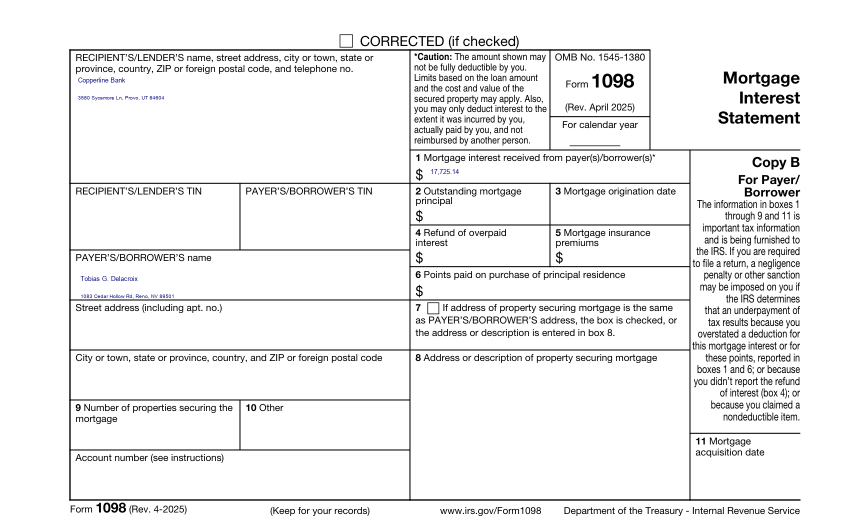
#> input picture eval/testset/1098_clean_01.png, 1700 x 1057 px (shown at 1/2 size)
$ python preprocess.py ../eval/testset/1098_clean_01.png ../eval/testset/1098_clean_02.png
#> lines starting #> are read from the running program, lines starting #| are printed output that depends on the picture; after the words box and inside, x2 and y2 are one past the last pixel; in counts of white or black regions, pixels touching at a corner belong together
"""Deterministic image preprocessing for KeepBook document intake.

Public entry point:  ``preprocess(image_bytes) -> image_bytes``

Purpose
-------
gemma4:e4b reads clean form scans well but collapses on "phone photo"
variants (perspective warp, rotation, desk-background framing, shadow /
vignette, blur, noise, JPEG). eval/augment.py is exactly what produced those
variants, so this module inverts the same transforms, in the reverse of the
physical order they were applied:

    codec/sensor/optics  -> can't undo, but contrast can be recovered
    scene lighting        -> illumination flattening (kills shadow + vignette)
    desk framing          -> detect the page against the desk and crop it out
    perspective + rotation-> 4-point warp back to an axis-aligned rectangle

Safety contract (the good case must never get worse)
----------------------------------------------------
A clean scan fills the frame with a white page and has NO dark desk border.
Page detection therefore finds a quad that covers ~the whole frame, and the
geometric stage is skipped. Illumination flattening is a divide-by-background
gain map, which is ~identity on an already-flat white page. Every stage is
wrapped so that on ANY failure (or any doubt about the detection) the original
bytes are returned unchanged. Determinism: no randomness anywhere.
"""

import io

import cv2
import numpy as np
from PIL import Image

# ---------------------------------------------------------------------------
# Tunables (all deterministic; chosen against eval/testset photo variants)
# ---------------------------------------------------------------------------
# Page detection: a detected quad must cover at least this fraction of the
# frame to be a plausible document (guards against cropping to a stray blob),
# and if it covers MORE than the "fills frame" fraction we treat the image as a
# clean full-frame scan and skip the geometric warp entirely.
_MIN_PAGE_AREA_FRAC = 0.20
_FILLS_FRAME_AREA_FRAC = 0.97
# A clean scan also has almost no dark desk pixels. If the fraction of "dark"
# pixels (page-vs-desk split by Otsu) is below this, there is no desk to remove.
_DESK_PIXEL_FRAC = 0.02
# Long side (px) the page is upscaled to if the cropped region is smaller, so
# small text survives the vision encoder's internal downsample.
_UPSCALE_LONG_SIDE = 1600
# White-point normalization percentiles.
_WHITE_PCT = 99.0
_BLACK_PCT = 2.0


# ---------------------------------------------------------------------------
# Decode / encode
# ---------------------------------------------------------------------------
def _decode(image_bytes: bytes):
    """bytes -> BGR uint8 array, or None if undecodable."""
    arr = np.frombuffer(image_bytes, dtype=np.uint8)
    img = cv2.imdecode(arr, cv2.IMREAD_COLOR)
    return img  # None on failure


def _encode_png(img) -> bytes:
    """BGR uint8 array -> PNG bytes (lossless; no new codec artifacts)."""
    ok, buf = cv2.imencode(".png", img)
    if not ok:
        raise RuntimeError("cv2.imencode failed")
    return buf.tobytes()


# ---------------------------------------------------------------------------
# Page detection
# ---------------------------------------------------------------------------
def _order_quad(pts: np.ndarray) -> np.ndarray:
    """Order 4 points as [top-left, top-right, bottom-right, bottom-left]."""
    pts = pts.reshape(4, 2).astype(np.float32)
    s = pts.sum(axis=1)
    d = np.diff(pts, axis=1).reshape(-1)
    return np.array(
        [
            pts[np.argmin(s)],  # tl: smallest x+y
            pts[np.argmin(d)],  # tr: smallest y-x
            pts[np.argmax(s)],  # br: largest x+y
            pts[np.argmax(d)],  # bl: largest y-x
        ],
        dtype=np.float32,
    )


def _detect_page(img):
    """Find the document page against the desk.

    Returns (quad_or_None, dark_frac). ``quad`` is 4 ordered corners of the
    page; ``dark_frac`` is the fraction of the frame that reads as desk (used to
    tell a framed photo from a full-frame clean scan).
    """
    h, w = img.shape[:2]
    gray = cv2.cvtColor(img, cv2.COLOR_BGR2GRAY)
    # Otsu split: page (bright) vs desk (dark). THRESH_BINARY -> page = 255.
    blur = cv2.GaussianBlur(gray, (5, 5), 0)
    _, mask = cv2.threshold(blur, 0, 255, cv2.THRESH_BINARY + cv2.THRESH_OTSU)
    dark_frac = float((mask == 0).sum()) / float(h * w)

    # Close small holes (form gridlines) so the page is one solid blob.
    k = max(3, int(0.01 * min(h, w)) | 1)
    kernel = cv2.getStructuringElement(cv2.MORPH_ELLIPSE, (k, k))
    mask = cv2.morphologyEx(mask, cv2.MORPH_CLOSE, kernel)

    contours, _ = cv2.findContours(mask, cv2.RETR_EXTERNAL, cv2.CHAIN_APPROX_SIMPLE)
    if not contours:
        return None, dark_frac
    c = max(contours, key=cv2.contourArea)
    area_frac = cv2.contourArea(c) / float(h * w)
    if area_frac < _MIN_PAGE_AREA_FRAC:
        return None, dark_frac

    peri = cv2.arcLength(c, True)
    approx = cv2.approxPolyDP(c, 0.02 * peri, True)
    if len(approx) == 4 and cv2.isContourConvex(approx):
        return _order_quad(approx), dark_frac

    # Not a clean quad — fall back to the min-area (rotated) rectangle so we can
    # still deskew. Only trust it if it explains most of the contour (else the
    # page outline is too irregular to safely warp).
    rect = cv2.minAreaRect(c)
    box = cv2.boxPoints(rect)
    if cv2.contourArea(box.astype(np.float32)) > 0 and (
        cv2.contourArea(c) / cv2.contourArea(box.astype(np.float32)) > 0.85
    ):
        return _order_quad(box), dark_frac
    return None, dark_frac


def _warp_to_page(img, quad):
    """Perspective-warp the page quad to an axis-aligned rectangle."""
    tl, tr, br, bl = quad
    wa = np.linalg.norm(br - bl)
    wb = np.linalg.norm(tr - tl)
    ha = np.linalg.norm(tr - br)
    hb = np.linalg.norm(tl - bl)
    out_w = int(round(max(wa, wb)))
    out_h = int(round(max(ha, hb)))
    if out_w < 8 or out_h < 8:
        return None
    dst = np.array(
        [[0, 0], [out_w - 1, 0], [out_w - 1, out_h - 1], [0, out_h - 1]],
        dtype=np.float32,
    )
    m = cv2.getPerspectiveTransform(quad, dst)
    return cv2.warpPerspective(
        img, m, (out_w, out_h), flags=cv2.INTER_CUBIC, borderMode=cv2.BORDER_REPLICATE
    )


# ---------------------------------------------------------------------------
# Illumination + contrast
# ---------------------------------------------------------------------------
def _flatten_illumination(img):
    """Divide out a large-scale background estimate to kill shadow + vignette.

    Color-preserving: one luminance gain map is applied to all channels, so an
    already-flat white page (gain ~= 1 everywhere) is essentially untouched.
    """
    h, w = img.shape[:2]
    gray = cv2.cvtColor(img, cv2.COLOR_BGR2GRAY).astype(np.float32)
    # Background = heavy blur (kernel ~ 1/8 of the long side, odd).
    ksize = max(3, (int(0.125 * max(h, w)) | 1))
    bg = cv2.GaussianBlur(gray, (ksize, ksize), 0)
    bg = np.clip(bg, 1.0, None)
    target = float(np.percentile(bg, 90))  # the paper-white level
    gain = np.clip(target / bg, 0.5, 2.0)
    out = img.astype(np.float32) * gain[:, :, None]
    return np.clip(out, 0, 255).astype(np.uint8)


def _normalize_white_point(img):
    """Gentle levels stretch: push paper to true white, keep ink dark.

    Uses robust percentiles so a few dark form lines / bright specks don't blow
    out the mapping. ~identity on an image whose paper is already white.
    """
    gray = cv2.cvtColor(img, cv2.COLOR_BGR2GRAY)
    lo = float(np.percentile(gray, _BLACK_PCT))
    hi = float(np.percentile(gray, _WHITE_PCT))
    if hi - lo < 20:  # too little dynamic range to trust; leave it alone
        return img
    scale = 255.0 / (hi - lo)
    out = (img.astype(np.float32) - lo) * scale
    return np.clip(out, 0, 255).astype(np.uint8)


def _upscale_if_small(img):
    h, w = img.shape[:2]
    long_side = max(h, w)
    if long_side >= _UPSCALE_LONG_SIDE:
        return img
    scale = _UPSCALE_LONG_SIDE / float(long_side)
    return cv2.resize(
        img, (int(round(w * scale)), int(round(h * scale))), interpolation=cv2.INTER_CUBIC
    )


# ---------------------------------------------------------------------------
# Public entry point
# ---------------------------------------------------------------------------
def preprocess(image_bytes: bytes) -> bytes:
    """Clean up a document photo so the vision model can read it.

    Deterministic. Safe on already-clean scans (geometric stage self-skips when
    the page fills the frame). Returns the ORIGINAL bytes unchanged on any
    failure, so it can never break or degrade the pipeline.
    """
    try:
        img = _decode(image_bytes)
#> in _decode, img is the input picture: shape (1057, 1700, 3); mean B, G, R 240, 239.9, 239.9
        if img is None:
            return image_bytes

        # --- Geometric: crop the page off the desk + deskew, only for photos ---
        try:
            quad, dark_frac = _detect_page(img)
#> in _detect_page, `_, mask = cv2.threshold(blur, 0, 255, cv2.THRESH_BINARY + cv2.THRESH_O..`:
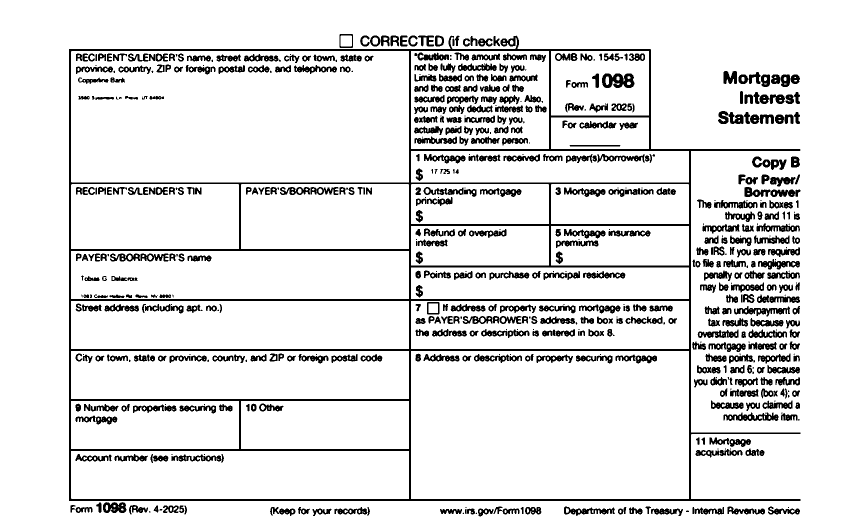
#> mask: shape (1057, 1700) (shown at 1/2 size); 89.2% white; 641 black regions (128 under 20 px), largest, box (x1, y1, x2, y2) and area: (138, 71, 1601, 1002) 54804, (1204, 147, 1269, 176) 1312, (1489, 374, 1601, 394) 1239
#> in _detect_page, `dark_frac = float((mask == 0).sum()) / float(h * w)`: dark_frac = 0.108
#> in _detect_page, `mask = cv2.morphologyEx(mask, cv2.MORPH_CLOSE, kernel)`:
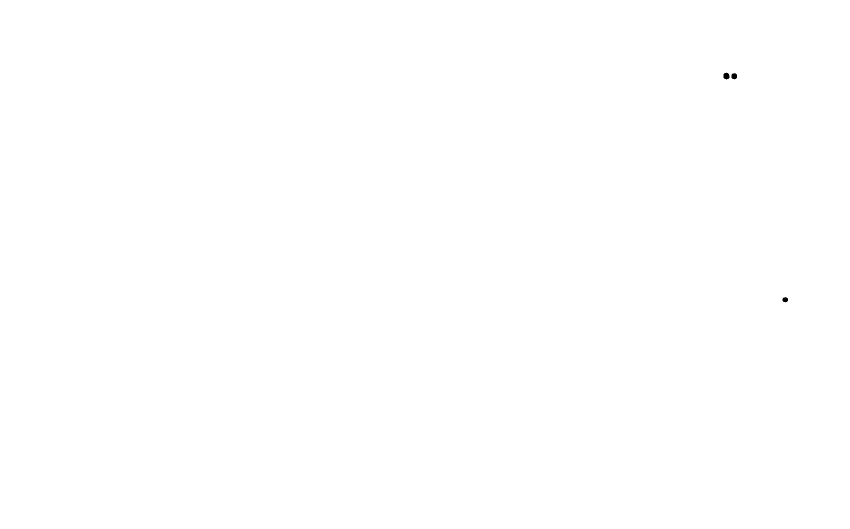
#> mask: shape (1057, 1700) (shown at 1/2 size); 100% white; 3 black regions, box (x1, y1, x2, y2) and area: (1447, 145, 1459, 159) 130, (1463, 146, 1474, 159) 111, (1565, 594, 1576, 605) 89
#> in _detect_page, `contours, _ = cv2.findContours(mask, cv2.RETR_EXTERNAL, cv2.CHAIN_APPR..`: contours = [[[0, 0], [0, 1056], [1699, 1056], [1699, 0]]]
#> in _detect_page, `c = max(contours, key=cv2.contourArea)`: c = [[0, 0], [0, 1056], [1699, 1056], [1699, 0]]
#> in _detect_page, `area_frac = cv2.contourArea(c) / float(h * w)`: area_frac = 0.998
#> in _detect_page, `peri = cv2.arcLength(c, True)`: peri = 5510
#> in _detect_page, `approx = cv2.approxPolyDP(c, 0.02 * peri, True)`: approx = [[0, 0], [0, 1056], [1699, 1056], [1699, 0]]
#> in _order_quad, `s = pts.sum(axis=1)`: s = [0, 1056, 2755, 1699]
#> in _order_quad, `d = np.diff(pts, axis=1).reshape(-1)`: d = [0, 1056, -643, -1699]
#> quad = [[0, 0], [1699, 0], [1699, 1056], [0, 1056]]; dark_frac = 0.108
        except Exception:
            quad, dark_frac = None, 0.0

        if quad is not None and dark_frac >= _DESK_PIXEL_FRAC:
            area_frac = cv2.contourArea(quad.astype(np.float32)) / float(
                img.shape[0] * img.shape[1]
            )
#> area_frac = 0.998
            if area_frac < _FILLS_FRAME_AREA_FRAC:
                warped = _warp_to_page(img, quad)
                if warped is not None:
                    img = warped

        # --- Photometric: flatten lighting, then normalize the white point ---
        img = _flatten_illumination(img)
#> in _flatten_illumination, `bg = cv2.GaussianBlur(gray, (ksize, ksize), 0)`:
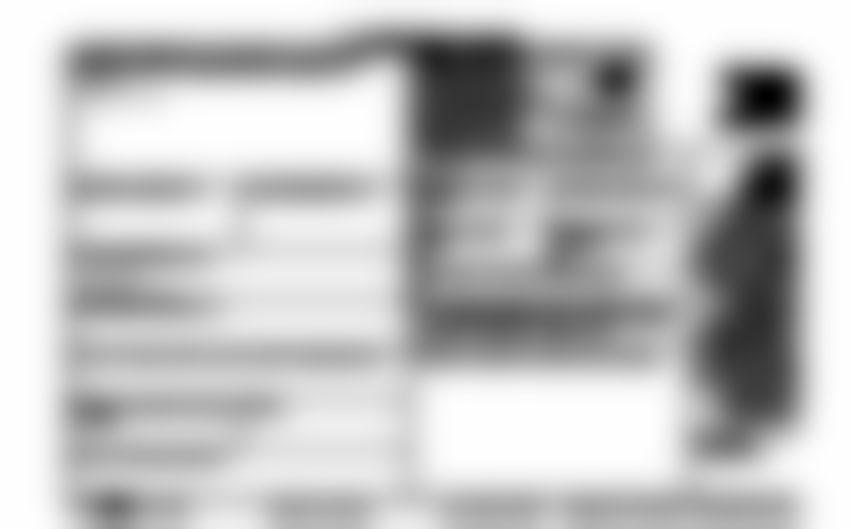
#> bg: shape (1057, 1700) float32 (shown at 1/2 size); min 194.4, max 255, mean 239.9; drawn with min black and max white
#> in _flatten_illumination, `target = float(np.percentile(bg, 90))`: target = 254.7
#> in _flatten_illumination, `gain = np.clip(target / bg, 0.5, 2.0)`:
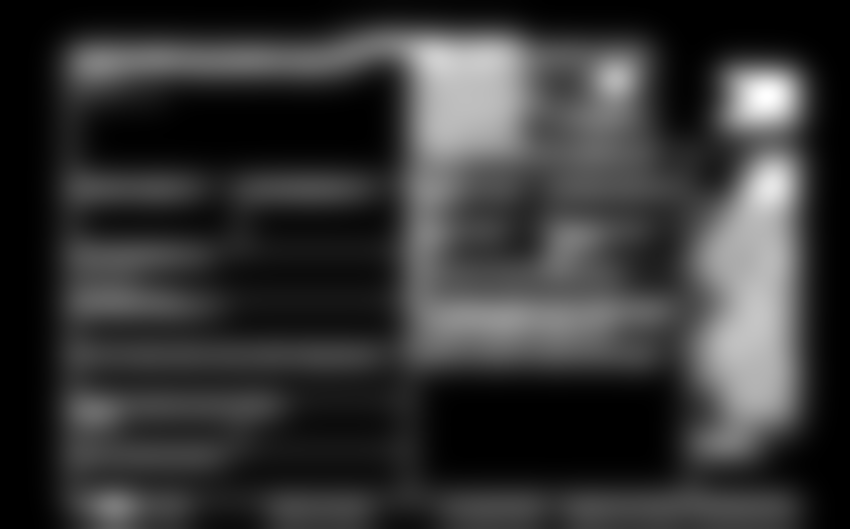
#> gain: shape (1057, 1700) float32 (shown at 1/2 size); min 0.999, max 1.31, mean 1.07; drawn with min black and max white
#> in _flatten_illumination, `out = img.astype(np.float32) * gain[:, :, None]`:
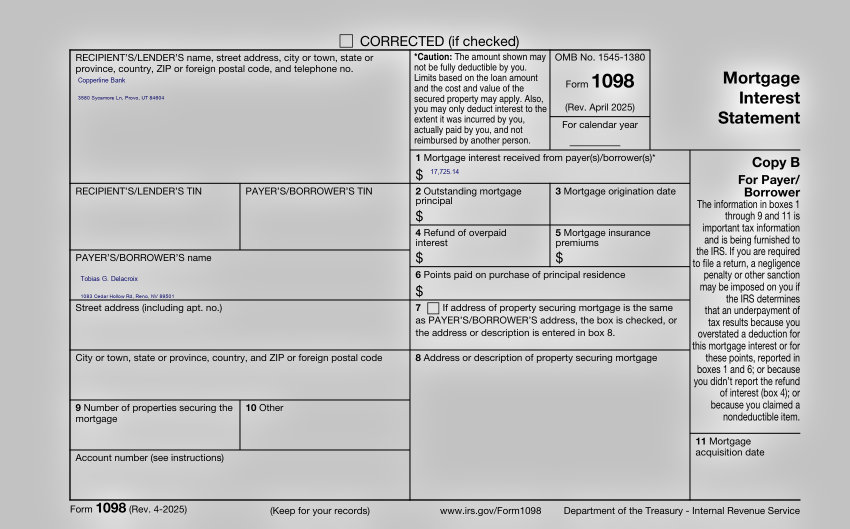
#> out: shape (1057, 1700, 3) float32 (shown at 1/2 size); mean B, G, R 253.8, 253.7, 253.7; drawn with min black and max white
        img = _normalize_white_point(img)
#> in _normalize_white_point, `lo = float(np.percentile(gray, _BLACK_PCT))`: lo = 0
#> in _normalize_white_point, `hi = float(np.percentile(gray, _WHITE_PCT))`: hi = 255
#> in _normalize_white_point, `scale = 255.0 / (hi - lo)`: scale = 1

        # --- Resolution: upscale small crops so text survives the encoder ---
        img = _upscale_if_small(img)

        return _encode_png(img)
    except Exception:
        # Never degrade the good case; never crash the worker.
        return image_bytes


if __name__ == "__main__":
    import sys

    src, dst = sys.argv[1], sys.argv[2]
    with open(src, "rb") as fh:
        out = preprocess(fh.read())
    with open(dst, "wb") as fh:
        fh.write(out)
    print(f"wrote {dst} ({len(out)} bytes)")
#| wrote ../eval/testset/1098_clean_02.png (489604 bytes)

$ run again, on eval/testset/1099int_clean_01.png
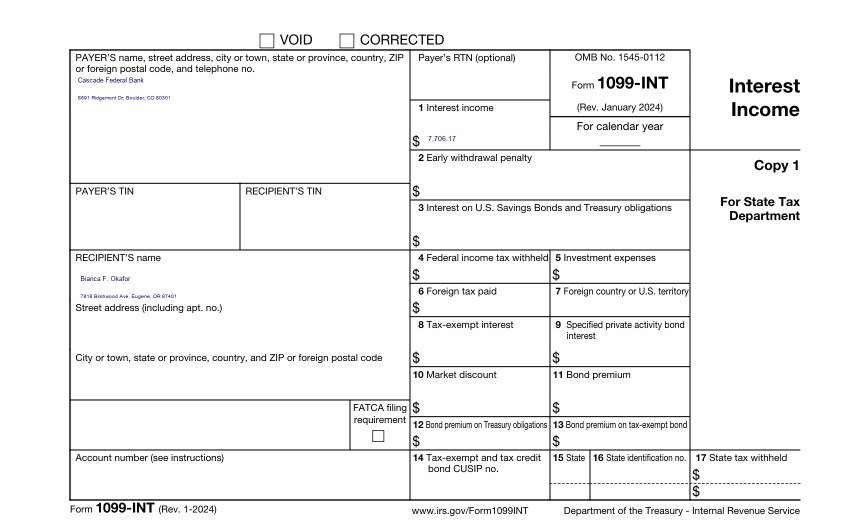
#> input picture eval/testset/1099int_clean_01.png, 1700 x 1056 px (shown at 1/2 size)
#> in _decode, img is the input picture: shape (1056, 1700, 3); mean B, G, R 243.6, 243.5, 243.5
#> in _detect_page, `_, mask = cv2.threshold(blur, 0, 255, cv2.THRESH_BINARY + cv2.THRESH_O..`:
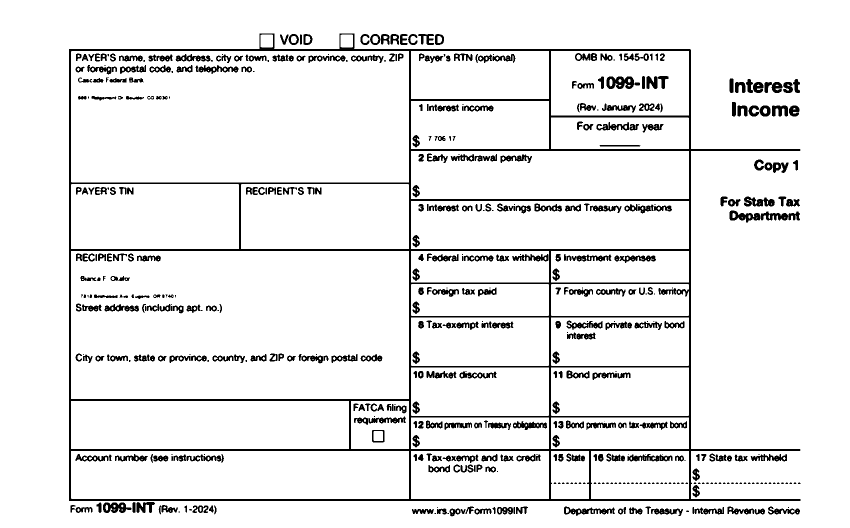
#> mask: shape (1056, 1700) (shown at 1/2 size); 92.2% white; 533 black regions (130 under 20 px), largest, box (x1, y1, x2, y2) and area: (138, 67, 1601, 1002) 56038, (1213, 153, 1268, 178) 977, (1521, 423, 1600, 441) 866
#> in _detect_page, `dark_frac = float((mask == 0).sum()) / float(h * w)`: dark_frac = 0.0779
#> contours = [[[0, 0], [0, 1055], [1699, 1055], [1699, 0]]]
#> c = [[0, 0], [0, 1055], [1699, 1055], [1699, 0]]
#> in _detect_page, `area_frac = cv2.contourArea(c) / float(h * w)`: area_frac = 0.998
#> peri = 5508
#> approx = [[0, 0], [0, 1055], [1699, 1055], [1699, 0]]
#> s = [0, 1055, 2754, 1699]
#> d = [0, 1055, -644, -1699]
#> in preprocess, `quad, dark_frac = _detect_page(img)`: quad = [[0, 0], [1699, 0], [1699, 1055], [0, 1055]]; dark_frac = 0.0779
#> in preprocess, `area_frac = cv2.contourArea(quad.astype(np.float32)) / float( img.shap..`: area_frac = 0.998
#> target = 254.9
#> in _flatten_illumination, `out = img.astype(np.float32) * gain[:, :, None]`:
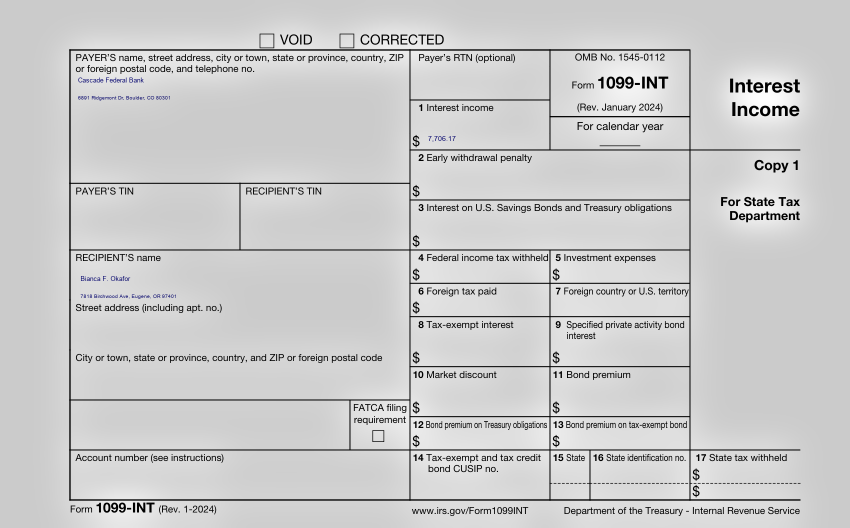
#> out: shape (1056, 1700, 3) float32 (shown at 1/2 size); mean B, G, R 254.2, 254.1, 254.1; drawn with min black and max white
#> lo = 0
#> hi = 255
#> scale = 1
#| wrote ../eval/testset/1099int_clean_01.png (328945 bytes)
